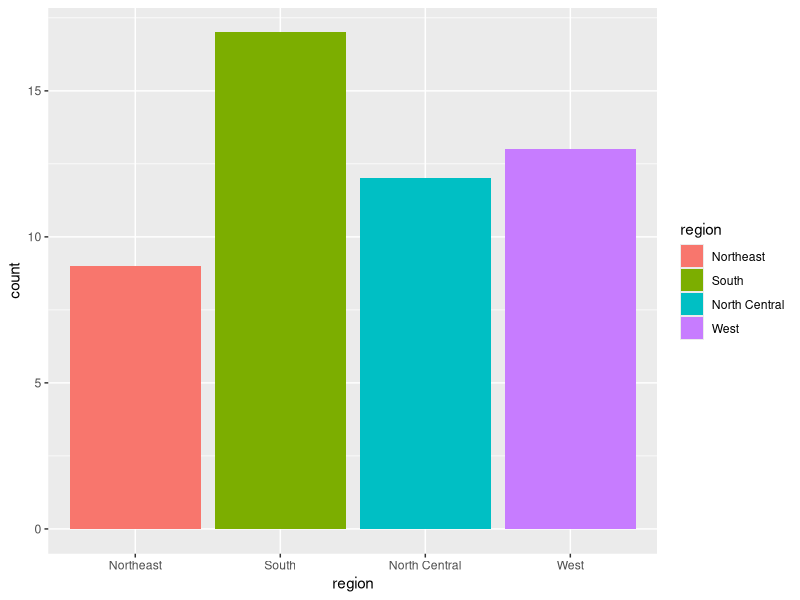
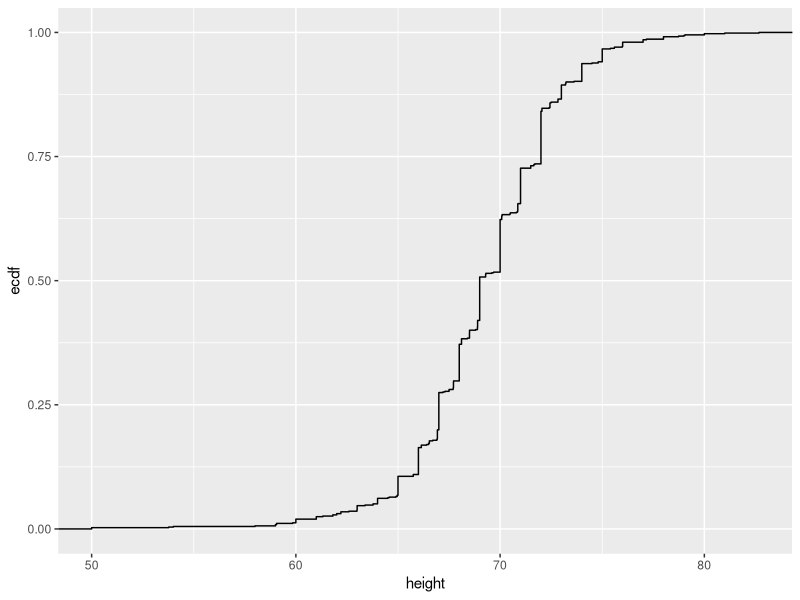
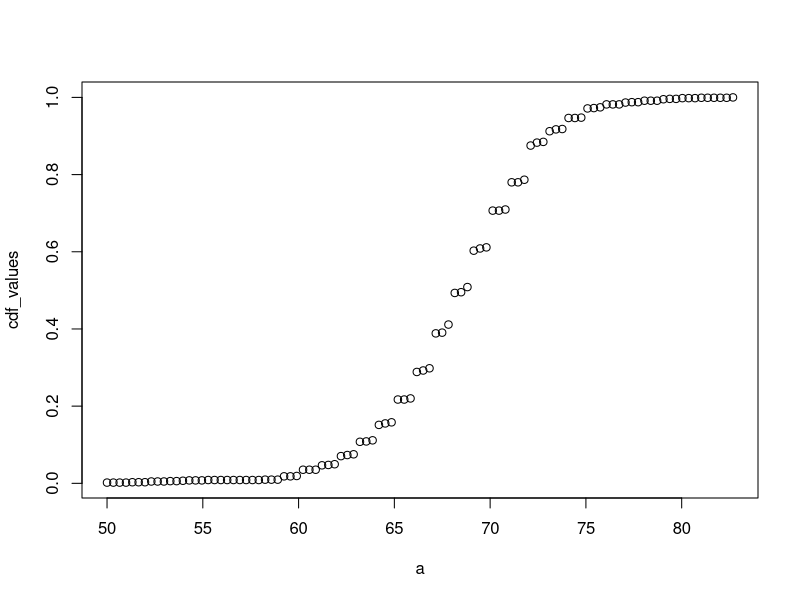

R code for these plots, in order: (Note: this script raises an error after producing the figures.)
# SECTION 1: INTRODUCTION TO DATA VISUALIZATION AND DISTRIBUTIONS

# Data visualization provides a powerful way to communicate a data-driven finding. It is the strongest tool for exploratory data analysis (EDA). We'll use ggplot2 from tidyverse package:
library(tidyverse)
# Examine the heights dataset
library(dslabs)
data("heights")
# Extract the variable names from a dataset
names(heights)

# 1.1 Variable types ####
# Categorical data: variables that are defined by a small number of groups. Categorical data can be divided into 2 groups:
# ordinal: data which have an inherent order to the categories (small/medium/large) and non-ordinal.
# Non-ordinal: data that have no inherent order (male/female)
heights$sex # non-ordinal categorical data
# Numerical data: take a variety of numeric values. Numerical data can be continuous or discrete.
# continuous variables: those that can take any values, such as heights, if measured with enough precision.
heights$height 
# discrete variables: round numbers (population count...etc). Discrete numerical data could be considered categorical or ordinal. E.g, height could be ordinal if it's reported in a small number of values (short, medium, tall). 
# Explore how many unique values are used in the heights variable with unique() function.
unique(heights$height)
# Combine with length() to determine how many unique heights 
length(unique(heights$height))

# 1.2 Data distribution ####
# The most basic statistical summary of a list of objects or numbers is its distribution. Once a vector has been summarized as a distribution, there are several data visualization techniques to effectively relay this information. 
# E.g, with categorical data, the distribution simply describes the proportion of each unique category.
table(heights$sex)
# The two-category frequency table is the simplest form of distribution.
prop.table(table(heights$sex)) # no need to visualize since the number already describes everything we need to know.
# Compute the frequencies of each unique height value:
tab <- table(heights$height) # reports the number of times each unique value appears.
# For values reported only once tab will be 1. Use logicals and the function sum to count the number of times this happens.
sum(tab == 1) # treating the reported heights as an ordinal value is not useful.
# When there are more categories, a simple barplot can describe the distribution. 
data("murders")
region <- prop.table(table(murders$region))
ggplot(murders, aes(region, fill = region)) + geom_bar() # barplots are often used to display a few numbers.

# 1.3 Cumulative Distribution Functions ####
# When data is not categorical, reporting the frequency of each unique entry is not an effective summary. E.g, while several students reporte a height of 68 inches, it is actually 68.504 and 68.898 converted from 174 to 175 cm respectively.
# A more useful way to define a distribution for numeric data is to define a function that reports the proportion of the data below "a" for all possible values of "a". This function is called the cumulative distribution function (CDF): F(a)=Pr(x≤a)
# eCDF: empirical CDF, because CDFs can be defined mathematically the word empirical is added to make the distinction when data is used. 
# Use ggplot with stat_ecdf to plot the distribution of the male students' height.
Male <- heights %>% # subset the male students.
  filter(sex == "Male") 
ggplot(Male, aes(height)) +
  stat_ecdf(geom = "step")
# Similar to what the frequency table does for categorical data, the CDF defines the distribution for numerical data. From the plot, we can see that 14% of the students in the class have heights below 66 inches. 84% of the students have heights below 72 inches.
# For datasets that are not normal, the CDF can be calculated manually by defining a function.
a <- seq(min(heights$height), max(heights$height), 
         length = 100) # define range of values spanning the dataset
cdf_function <- function(x) { # probability for a single value.
  mean(heights$height <= x)
}
cdf_values <- sapply(a, cdf_function)
plot(a, cdf_values)
# To define the proportion of values above  "a" , we compute:
1 - F(a)
#  To define the proportion of values between "a" and "b", we compute: 
F(b) - F(a)
# CDF can help compute probabilities. The probability of observing a randomly chosen value between "a" and  "b" is equal to the proportion of values between "a" and "b", which we compute with the CDF.

# 1.4 Normal Distribution ####
# The normal distribution is defined by 2 parameters: the average and the standard deviation.
# Define x as a vector of male heights 
index <- heights$sex == "Male"
x <- heights$height[index]
# Calculate the mean and standard deviation
average <- sum(x)/length(x)
SD <- sqrt(sum((x - average)^2)/length(x))  #SD can be interpreted as the average distance between values and their average.
# Or using the built-in mean() and sd() functions
average <- mean(x)
SD <- sd(x)
c(average = average, SD = SD)

# Standard units: For data that is approximately normal distributed, it is convenient to think in terms of standard units. The standard unit tells how many standard deviations away from the average it is. In R, standard units can be obtained with scale()
z <- scale(x)
# Calculate proportion of values within 2 SD of mean 
mean(abs(z) < 2) # x 95%, which is what the normal distribution predicts.

# 1.5 The normal CDF and pnorm ####

# The normal distribution has a mathematically defined CDF which can be computed in R with the function pnorm(). A random quantity is normally distributed with average m and standard deviation s if its probability distribution is defined by:
F(a) = pnorm(a, m, s) 

# We can estimate the probability that a male is taller than 70.5 inches with:
1 - pnorm(70.5, mean(x), sd(x)) # This is useful because if we are willing to use the normal approximation for, say, height, we don’t need the entire dataset to answer questions such as: what is the probability that a randomly selected student is taller then 70 inches? We just need the average height and standard deviation.

# Data is always, technically, discrete. E.g, if we consider the height data categorical with each specific height a unique category. The probability distribution is defined by the proportion of students reporting each height. Plot that probability distribution
plot(prop.table(table(x)), xlab = "a = Height in inches", ylab = "Pr(x = a)")
# With continuous distributions, the probability of a singular value is not even defined. E.g, it does not make sense to ask what is the probability that a normally distributed value is 70. Instead, we define probabilities for intervals, e.g, what is the probability that someone is between 69.5 and 70.5?
# In cases like height, in which the data is rounded, the normal approximation is particularly useful if we deal with intervals that include exactly one round number. 
mean(x <= 68.5) - mean(x <= 67.5)
mean(x <= 69.5) - mean(x <= 68.5)
mean(x <= 70.5) - mean(x <= 69.5)
# Probabilities in normal approximation match well
pnorm(68.5, mean(x), sd(x)) - pnorm(67.5, mean(x), sd(x))
pnorm(69.5, mean(x), sd(x)) - pnorm(68.5, mean(x), sd(x))
pnorm(70.5, mean(x), sd(x)) - pnorm(69.5, mean(x), sd(x))
# However, the approximation is not as useful for other intervals
mean(x <= 70.9) - mean(x<=70.1)
pnorm(70.9, mean(x), sd(x)) - pnorm(70.1, mean(x), sd(x))
# This situation is called discretization. Although the true height distribution is continuous, the reported heights tend to be more common at discrete values, in this case, due to rounding. 

# 1.6 Histograms ####
# Although CDF is a common method in statistics that provides all the information needed, its plot is not very popular in practice. It doesn't convey easily characteristics of interest, such as at what value is the distribution centered, is the distribution symmetric, what range contains 95% data. Histograms are much more preferred to display numerical data. Histogram sacrifices a bit of information to produce plots that are easy to interpret.
ggplot(heights, aes(height)) + geom_histogram() # easily see the majority of male students are between 63 and 75 inches.
# A histogram divides data into non-overlapping bins of the same size and plots the counts of values that fall in that intervals.E.g, the height data splits the range of values into one inch intervals. Histograms don't distinguish between 60.0, 60.1 and 60.2 inches. Given that these differences are almost unnoticeable to the eye, the practical implications are negligible.  
